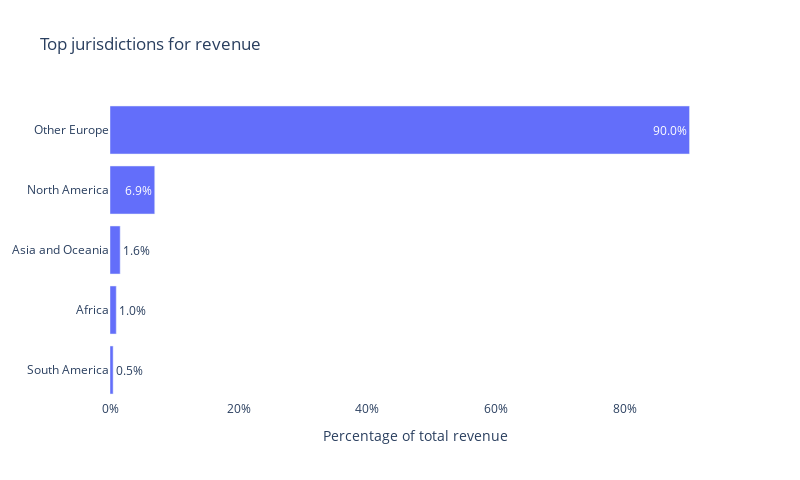

Notebook cell for this chart:
### Code cell
display_jurisdictions_top_revenue(df=df, company=company, year=year)

### Figure 1 — Plotly figure (JSON) as saved in the notebook; plotly's stock layout.template omitted (floating-point values rounded to 4 significant figures)
{"data": [{"alignmentgroup": "True", "hovertemplate": "%{y}: %{x: .3%}", "legendgroup": "", "marker": {"color": "#636efa", "pattern": {"shape": ""}}, "name": "", "offsetgroup": "", "orientation": "h", "showlegend": false, "textangle": 0, "textposition": ["outside", "outside", "outside", "inside", "inside"], "texttemplate": "%{x:.1%}", "type": "bar", "x": [0.004837, 0.009693, 0.01578, 0.06948, 0.9002], "xaxis": "x", "y": ["South America", "Africa", "Asia and Oceania", "North America", "Other Europe"], "yaxis": "y"}], "layout": {"barmode": "relative", "height": 480, "legend": {"tracegroupgap": 0}, "plot_bgcolor": "white", "title": {"text": "Top jurisdictions for revenue"}, "width": 800, "xaxis": {"anchor": "y", "domain": [0, 1], "tickformat": ".0%", "title": {"text": "Percentage of total revenue"}}, "yaxis": {"anchor": "x", "domain": [0, 1], "title": {}}}}
